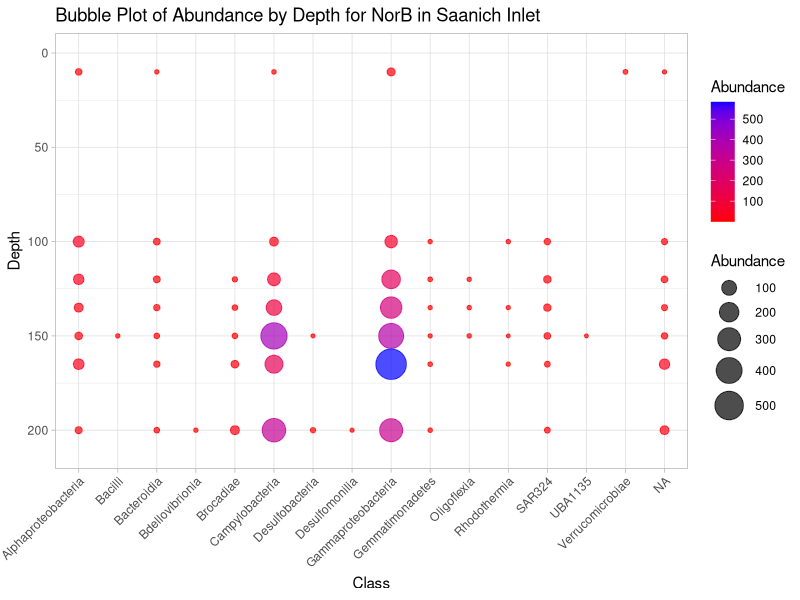
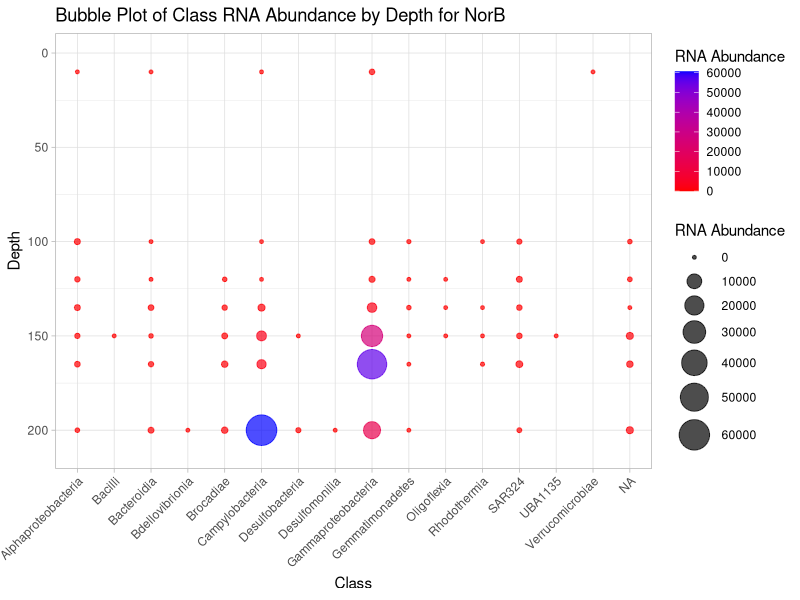
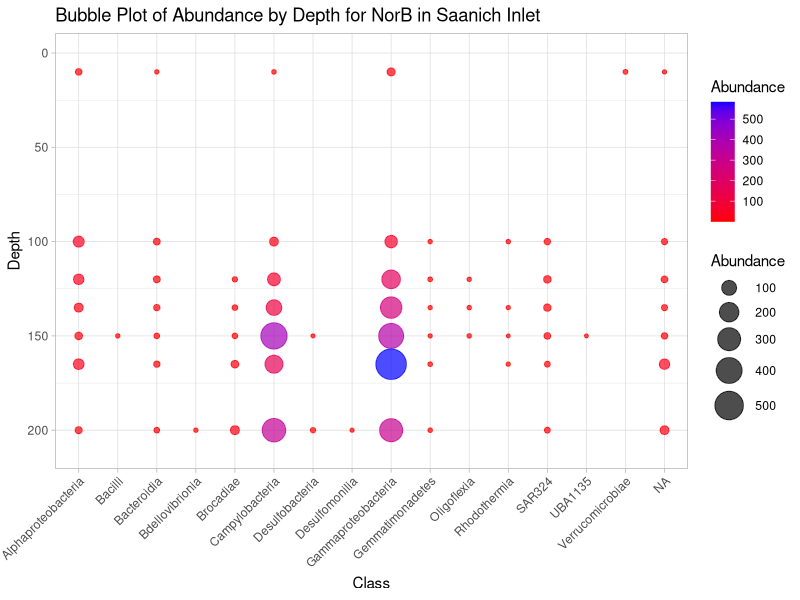
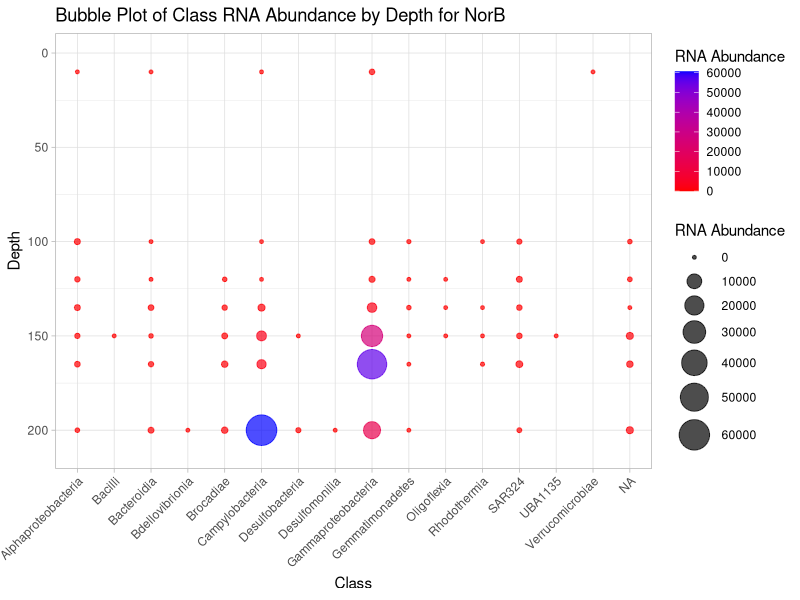

Write the R code that produced these figures, in order.
library(tidyverse)
library(dplyr)


# resolved to CLASS

## DNA
# load all DNA classifications from the different depths
ten <- read.delim("classifications10.tsv", sep = '\t', header = TRUE) 
onehundred <- read.delim("classifications100.tsv", sep = '\t', header = TRUE)
onetwenty <- read.delim("classifications120.tsv", sep = '\t', header = TRUE)
onethirtyfive <- read.delim("classifications135.tsv", sep = '\t', header = TRUE)
onefifty <- read.delim("classifications150.tsv", sep = '\t', header = TRUE)
onesixtyfive <- read.delim("classifications165.tsv", sep = '\t', header = TRUE)
twohundred <- read.delim("classifications200.tsv", sep = '\t', header = TRUE)

# merge classification.tsv from all depths 
merged_data <- rbind(ten, onehundred, onetwenty, onethirtyfive, onefifty, onesixtyfive, twohundred)

# Split the Sample column
merged_data <- merged_data %>%
  separate(Sample, into = c("Sample", "Depth", "extra"), sep = "_", remove = FALSE) %>%
  select(-extra) %>%  # Remove the 'extra' column
  mutate(Depth = as.numeric(gsub("m", "", Depth))) %>% # Remove 'm' and convert to numeric
  separate(Taxonomy, into = c("Root", "Domain", "Phylum", "Class", "Order", "Family", "Genus", "Species"), sep = ";", fill = "right") %>%
  select(-Root)  # Remove the 'Root' column

NorB_data <- merged_data %>%
  filter(Marker == "NorB")

# Sum Abundance by Sample, Phylum, and Depth
data_taxa <- NorB_data %>%
  group_by(Sample, Class, Depth) %>%
  summarise(Abundance = sum(Abundance, na.rm = TRUE), .groups = "drop") %>%
  mutate(Class = gsub("c__", "", Class))

# Make Bubble Plot
ggplot(data_taxa, aes(x = Class, y = Depth)) +
  geom_point(aes(size = Abundance, color = Abundance), alpha = 0.7) +  # Map color to Abundance
  scale_y_reverse(limits = c(210, 0)) +  # Shallow at top, deep at bottom
  scale_color_gradient(low = "red", high = "blue") +  # Gradient from red (low) to blue (high)
  scale_size(range = c(1, 10)) +
  theme_light() +
  labs(title = "Bubble Plot of Abundance by Depth for NorB in Saanich Inlet",
       x = "Class",
       y = "Depth",
       size = "Abundance") +
  theme(axis.text.x = element_text(angle = 45, hjust = 1))

# save plot
ggsave("NorB_BubblePlot.jpg")

sum(is.na(NorB_data$Class))
sum(is.na(NorB_data$Genus))
sum(is.na(NorB_data$Species))


#Metatranscriptomics/RNA

# load all DNA classifications from the different depths
tenRNA <- read.delim("classifications10RNA.tsv", sep = '\t', header = TRUE) 
onehundredRNA <- read.delim("classifications100RNA.tsv", sep = '\t', header = TRUE)
onetwentyRNA <- read.delim("classifications120RNA.tsv", sep = '\t', header = TRUE)
onethirtyfiveRNA <- read.delim("classifications135RNA.tsv", sep = '\t', header = TRUE)
onefiftyRNA <- read.delim("classifications150RNA.tsv", sep = '\t', header = TRUE)
onesixtyfiveRNA <- read.delim("classifications165RNA.tsv", sep = '\t', header = TRUE)
twohundredRNA <- read.delim("classifications200RNA.tsv", sep = '\t', header = TRUE)


# merge classification.tsv from all depths 
merged_dataRNA <- rbind(tenRNA, onehundredRNA, onetwentyRNA, onethirtyfiveRNA, onefiftyRNA, onesixtyfiveRNA, twohundredRNA)

# Split the Sample column
merged_dataRNA <- merged_dataRNA %>%
  separate(Sample, into = c("Sample", "Depth", "extra"), sep = "_", remove = FALSE) %>%
  select(-extra) %>%  # Remove the 'extra' column
  mutate(Depth = as.numeric(gsub("m", "", Depth))) %>% # Remove 'm' and convert to numeric
  separate(Taxonomy, into = c("Root", "Domain", "Phylum", "Class", "Order", "Family", "Genus", "Species"), sep = ";", fill = "right") %>%
  select(-Root)  # Remove the 'Root' column

NorB_RNAdata <- merged_dataRNA %>%
  filter(Marker == "NorB")

# Sum Abundance by Sample, Phylum, and Depth
RNAdata_taxa <- NorB_RNAdata %>%
  group_by(Sample, Class, Depth) %>%
  summarise(Abundance = sum(Abundance, na.rm = TRUE), .groups = "drop") %>%
  mutate(Class = gsub("c__", "", Class))

# Make Bubble Plot
ggplot(RNAdata_taxa, aes(x = Class, y = Depth)) +
  geom_point(aes(size = Abundance, color = Abundance), alpha = 0.7) +  # Map color to Abundance
  scale_y_reverse(limits = c(210, 0)) +  # Shallow at top, deep at bottom
  scale_color_gradient(low = "red", high = "blue") +  # Gradient from red (low) to blue (high)
  scale_size(range = c(1, 10)) +
  theme_light() +
  labs(title = "Bubble Plot of Class RNA Abundance by Depth for NorB",
       x = "Class",
       y = "Depth",
       size = "RNA Abundance",
       color = "RNA Abundance") +  # Label for color legend
  theme(axis.text.x = element_text(angle = 45, hjust = 1))

ggsave("NorB_BubblePlotRNA.jpg")


